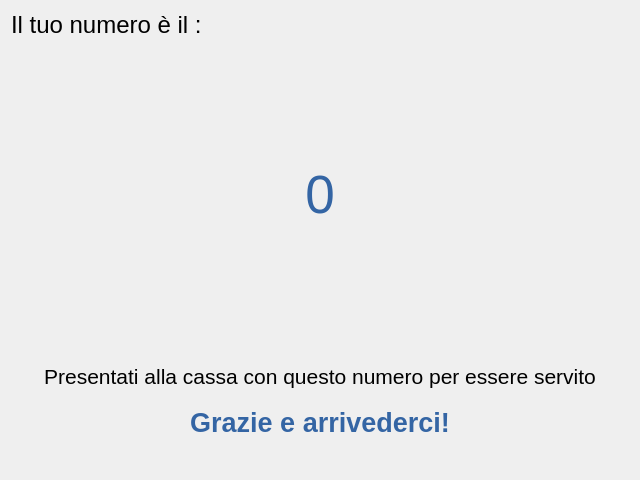
<?xml version="1.0" encoding="UTF-8"?>
<ui version="4.0">
 <class>NumeroCli</class>
 <widget class="QWidget" name="NumeroCli">
  <property name="geometry">
   <rect>
    <x>0</x>
    <y>0</y>
    <width>640</width>
    <height>480</height>
   </rect>
  </property>
  <property name="windowTitle">
   <string>Form</string>
  </property>
  <layout class="QVBoxLayout" name="verticalLayout">
   <item>
    <widget class="QLabel" name="label">
     <property name="font">
      <font>
       <pointsize>18</pointsize>
      </font>
     </property>
     <property name="text">
      <string>Il tuo numero è il :</string>
     </property>
    </widget>
   </item>
   <item>
    <widget class="QLabel" name="num">
     <property name="minimumSize">
      <size>
       <width>0</width>
       <height>300</height>
      </size>
     </property>
     <property name="font">
      <font>
       <pointsize>40</pointsize>
      </font>
     </property>
     <property name="styleSheet">
      <string notr="true">color: rgb(52, 101, 164);</string>
     </property>
     <property name="text">
      <string>0</string>
     </property>
     <property name="alignment">
      <set>Qt::AlignCenter</set>
     </property>
    </widget>
   </item>
   <item>
    <widget class="QLabel" name="label_3">
     <property name="minimumSize">
      <size>
       <width>0</width>
       <height>50</height>
      </size>
     </property>
     <property name="font">
      <font>
       <pointsize>16</pointsize>
      </font>
     </property>
     <property name="text">
      <string>Presentati alla cassa con questo numero per essere servito</string>
     </property>
     <property name="alignment">
      <set>Qt::AlignCenter</set>
     </property>
    </widget>
   </item>
   <item>
    <widget class="QLabel" name="label_4">
     <property name="font">
      <font>
       <pointsize>20</pointsize>
       <weight>75</weight>
       <bold>true</bold>
      </font>
     </property>
     <property name="styleSheet">
      <string notr="true">color: rgb(52, 101, 164);</string>
     </property>
     <property name="text">
      <string>Grazie e arrivederci!</string>
     </property>
     <property name="alignment">
      <set>Qt::AlignCenter</set>
     </property>
    </widget>
   </item>
   <item>
    <spacer name="verticalSpacer">
     <property name="orientation">
      <enum>Qt::Vertical</enum>
     </property>
     <property name="sizeHint" stdset="0">
      <size>
       <width>20</width>
       <height>40</height>
      </size>
     </property>
    </spacer>
   </item>
  </layout>
 </widget>
 <resources/>
 <connections/>
</ui>
